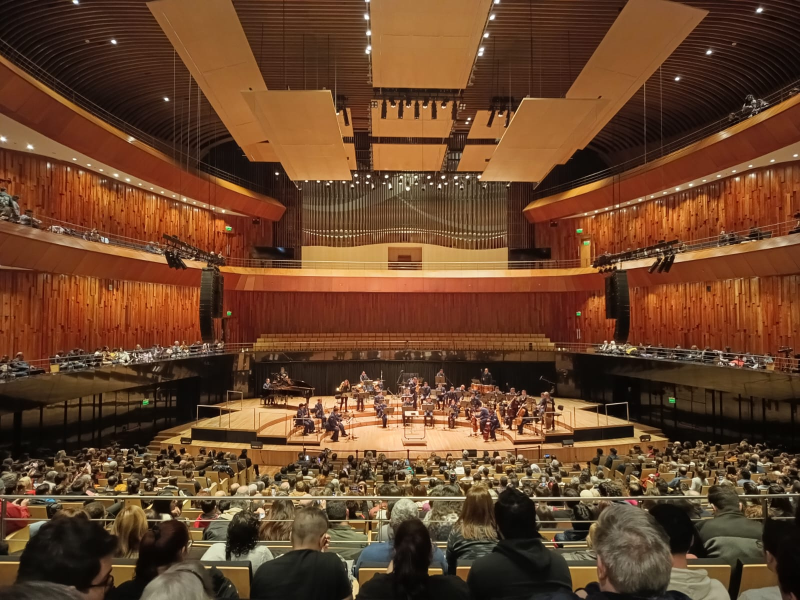
#> input picture 007 - fotografia_digital/imagenes/originales/imagen_concierto.jpeg, 1600 x 1200 px, found by its file name (shown at 1/2 size)
$ jupyter execute reencuadre_y_reinterpretacion.ipynb
#> lines starting #> are read from the running program, lines starting #| are printed output that depends on the picture
[cell 1]
import cv2
import matplotlib.pyplot as plt
imagen = cv2.cvtColor(cv2.imread("C:\\Users\\usuario\\zambrano-michell-pdi-1c-2026\\007 - fotografia_digital\\imagenes\\originales\\imagen_concierto.jpeg"), cv2.COLOR_BGR2RGB)


# Crop A -> orquesta
recorte_a = imagen[350:950, 300:1320]
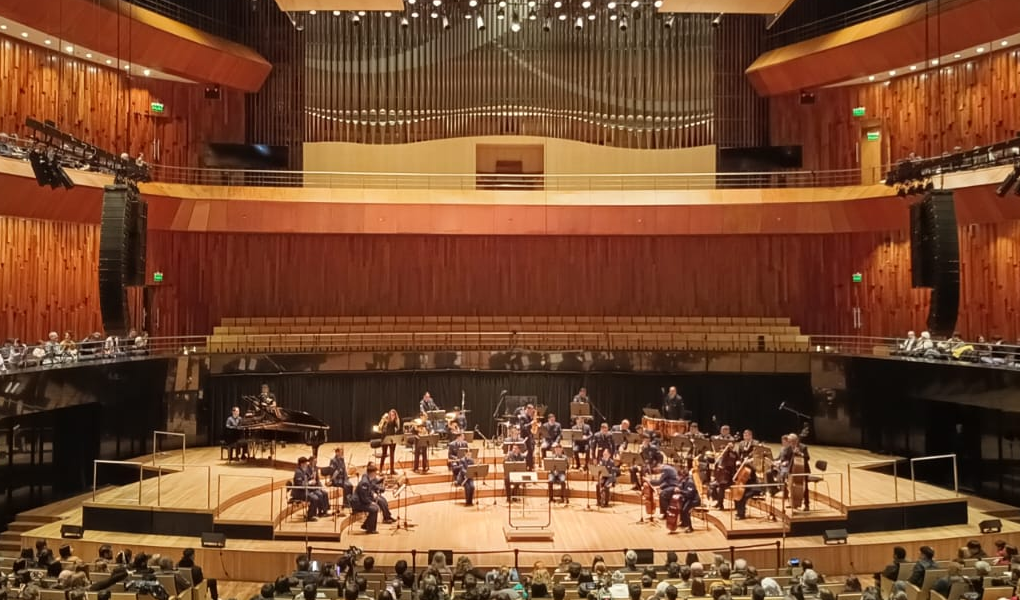
#> recorte_a: shape (600, 1020, 3); mean R, G, B 120.4, 75.1, 46.8

# Crop B -> público
recorte_b = imagen[850:1200, 200:1200]
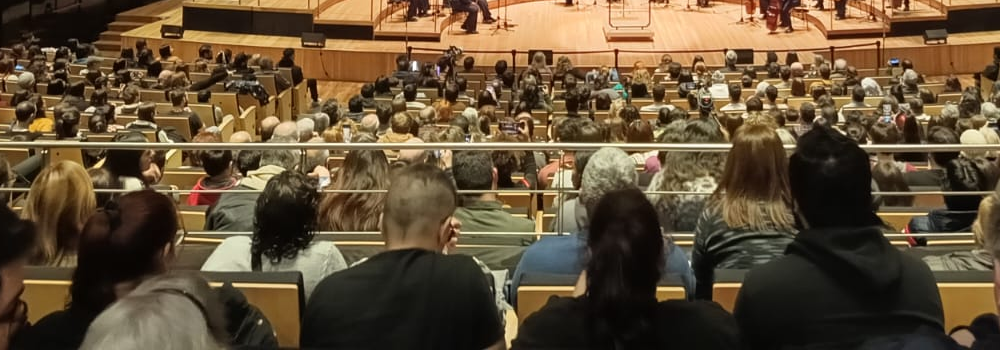
#> recorte_b: shape (350, 1000, 3); mean R, G, B 99.8, 80.9, 56.1

#Dibujar rectángulos en original


imagen_marcada = imagen.copy()

#Rectángulo A (rojo)
cv2.rectangle(imagen_marcada,
              (300, 350),
              (1320, 950),
              (255, 0, 0),
              8)

#Rectángulo B (verde)
cv2.rectangle(imagen_marcada,
              (200, 850),
              (1200, 1200),
              (0, 255, 0),
              8)
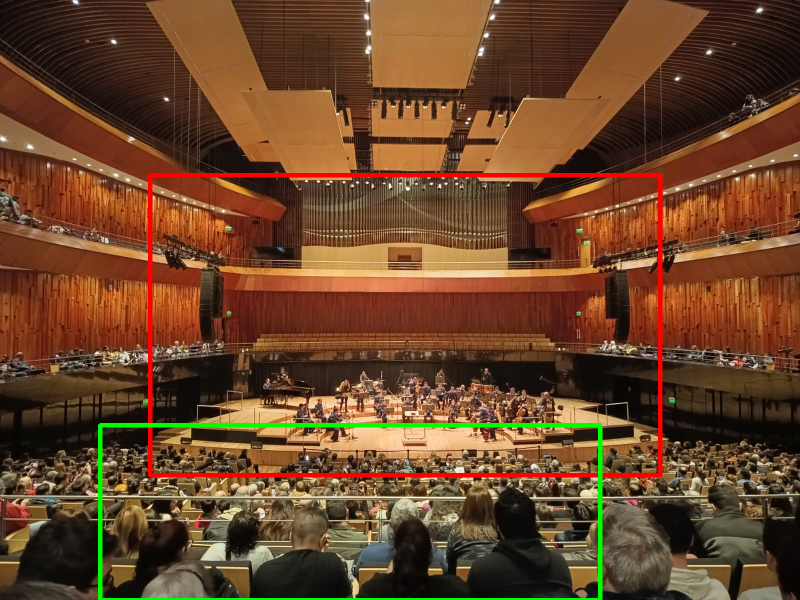
#> imagen_marcada: shape (1200, 1600, 3) (shown at 1/2 size); mean R, G, B 105.9, 68.4, 40.6


#Mostrar resultados

plt.figure(figsize=(16, 10))

#Imagen original
plt.subplot(1, 3, 1)
plt.imshow(imagen_marcada)
plt.title("Imagen original")
plt.axis("off")

#Recorte A
plt.subplot(1, 3, 2)
plt.imshow(recorte_a)
plt.title("Recorte A - Orquesta")
plt.axis("off")

#Recorte B
plt.subplot(1, 3, 3)
plt.imshow(recorte_b)
plt.title("Recorte B - Público")
plt.axis("off")

plt.tight_layout()
plt.show()
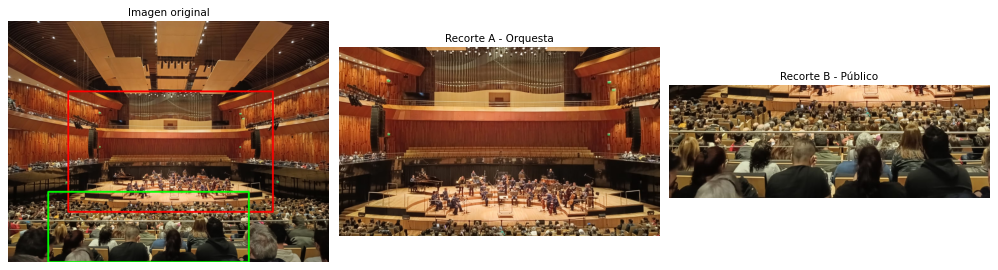
#> figure drawn by matplotlib, 3 panels

[cell 2]
carpeta_salida = "C:\\Users\\usuario\\zambrano-michell-pdi-1c-2026\\007 - fotografia_digital\\imagenes\\procesadas\\"

#Convertir nuevamente a BGR para guardar con OpenCV
cv2.imwrite(
    carpeta_salida + "imagen_original_rectangulos.jpg",
    cv2.cvtColor(imagen_marcada, cv2.COLOR_RGB2BGR)
)

cv2.imwrite(
    carpeta_salida + "recorte_orquesta.jpg",
    cv2.cvtColor(recorte_a, cv2.COLOR_RGB2BGR)
)

cv2.imwrite(
    carpeta_salida + "recorte_publico.jpg",
    cv2.cvtColor(recorte_b, cv2.COLOR_RGB2BGR)
)
#> Out = True

$ run again, with 007 - fotografia_digital/imagenes/originales/1_imagen_camara_oscura.jpeg copied over 007 - fotografia_digital/imagenes/originales/imagen_concierto.jpeg
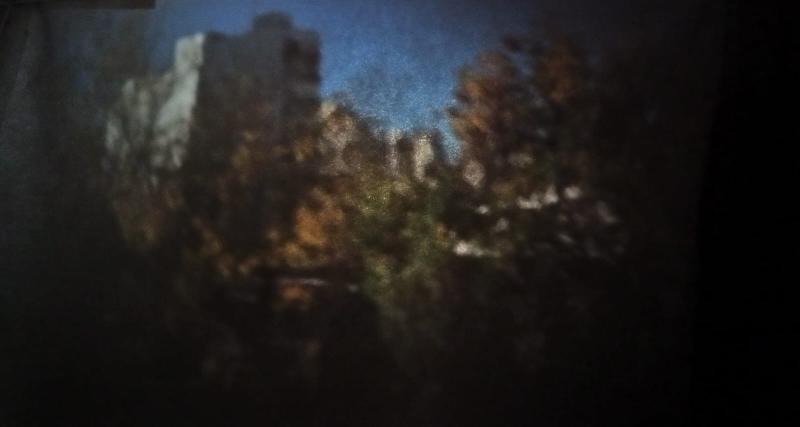
#> input picture 007 - fotografia_digital/imagenes/originales/1_imagen_camara_oscura.jpeg, 1600 x 853 px, found by its file name (shown at 1/2 size)
#> `recorte_a = imagen[350:950, 300:1320]`:
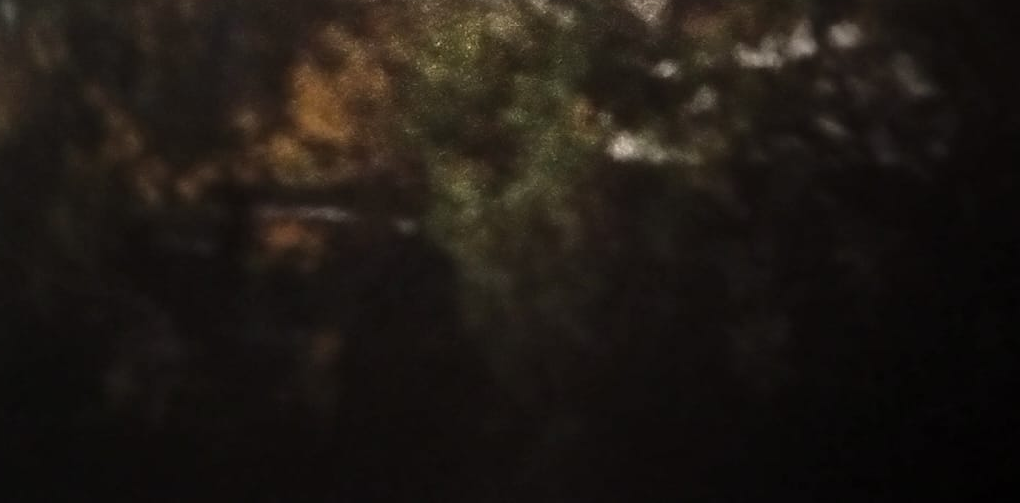
#> recorte_a: shape (503, 1020, 3); mean R, G, B 31, 25.3, 20.2
#> `plt.show()`:
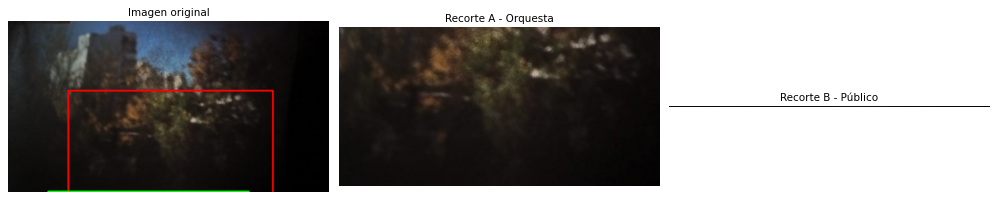
#> figure drawn by matplotlib, 3 panels
#> Out = True

$ run again, with 007 - fotografia_digital/imagenes/originales/imagen_camara_oscura.jpeg copied over 007 - fotografia_digital/imagenes/originales/imagen_concierto.jpeg
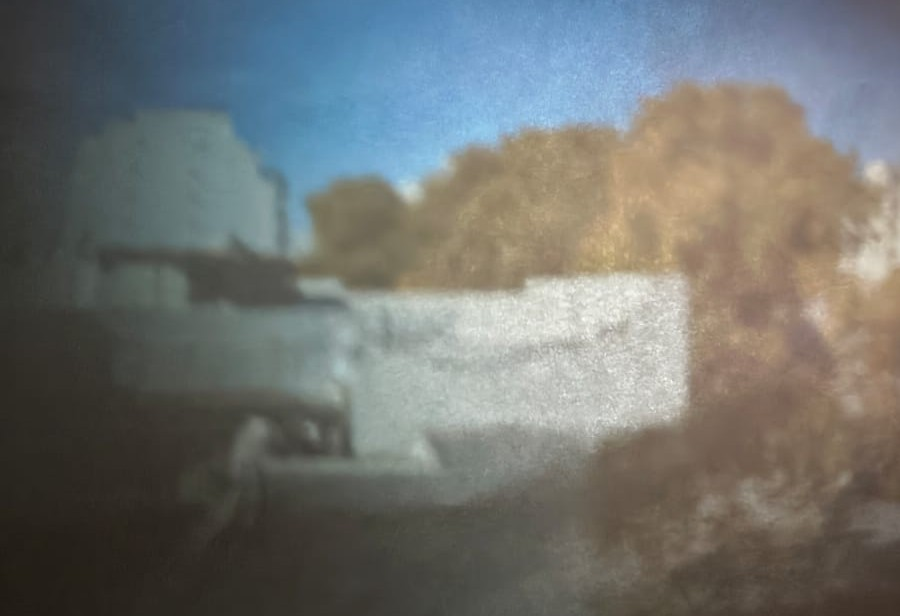
#> input picture 007 - fotografia_digital/imagenes/originales/imagen_camara_oscura.jpeg, 900 x 616 px, found by its file name
#> `recorte_a = imagen[350:950, 300:1320]`:
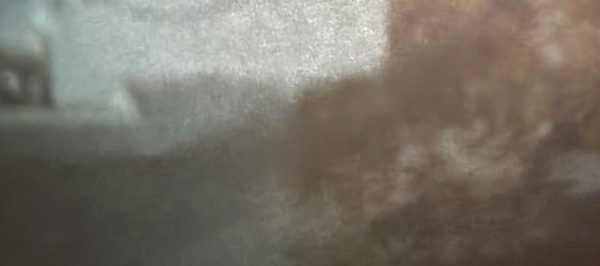
#> recorte_a: shape (266, 600, 3); mean R, G, B 118.1, 112.3, 102.1
#> recorte_b = empty array
#> `cv2.rectangle(imagen_marcada, (300, 350), (1320, 950), (255, 0, 0), 8)`:
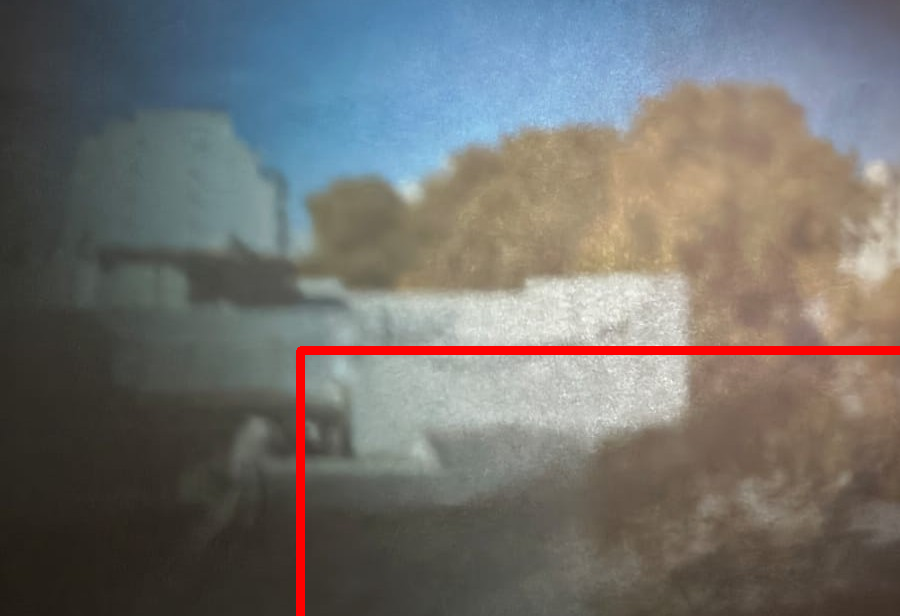
#> imagen_marcada: shape (616, 900, 3); mean R, G, B 113.6, 112.8, 110.2
